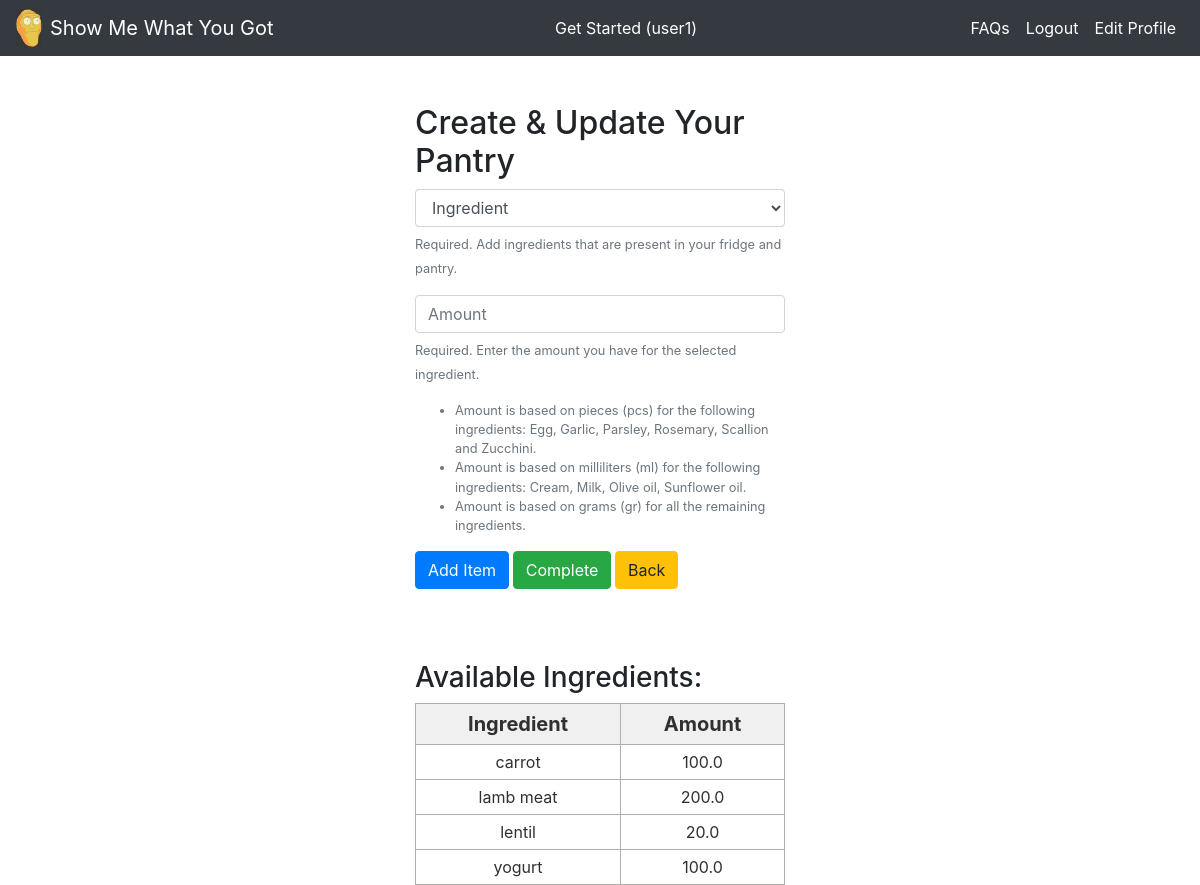
/pantry_create/ (signed in), run on the app's committed database.
### rrs_app/models.py (models this page shows, shortened)
class UserIngredient(models.Model):
    user = models.ForeignKey(User, on_delete=models.CASCADE)
    ingredient = models.ForeignKey(Ingredient, on_delete=models.CASCADE)
    amount = models.FloatField(default=0)
    total_cost = models.FloatField(default=0, blank=True)
    class Meta:
        unique_together = (('user', 'ingredient'))
        ordering = ('user','ingredient')

class Ingredient(models.Model):
    title = models.CharField(max_length=128)
    unit_type = models.CharField(max_length=16)
    unit_cost = models.FloatField(default=0)
    photo = models.ImageField(blank=True, upload_to='ingredient_photos/')
    class Meta:
        ordering = ('title',)
    def __str__(self):
        return self.title

### rrs_app/views.py (the view, shortened to what this page needs)
# urls.py: path('pantry_create/',views.useringredient_form_view,name='pantry_create'),
def useringredient_form_view(request):
    form = forms.UserIngredientForm()
    if not request.user.is_authenticated:
        messages.warning(request, ('Please login to continue.'))
        return redirect('home')
    ingredient_list = UserIngredient.objects.filter(user=request.user)
    return render(request, 'rrs_app/useringredient_form.html', {'form':form, 'ingredient_list':ingredient_list})

### rrs_app/templates/rrs_app/useringredient_form.html (shortened to what this page needs)
{% extends 'rrs_app/base.html' %}
{% block content %}
<br></br>
<div class = "col-md-4 offset-md-4">
  <h2> Create & Update Your Pantry </h2>
  <form method="POST", action="{% url 'pantry_create' %}">
    {{ form.as_p }}
    <input type="submit" class="btn btn-primary" name="add" value="Add Item">
    <input type="submit" class='btn btn-success' name="complete" value="Complete">
    <a class='btn btn-warning' href="{% url 'input_form' %}">Back</a>
  </form>
<br></br> <br></br>
<h3> Available Ingredients: </h3>
  <table class="demTable">
    <thead>
      <tr>
        <th>Ingredient</th>
        <th>Amount</th>
			</tr>
		</thead>
    <tbody>
      {% for ingredient_object in ingredient_list %}
			<tr>
        <td>{{ingredient_object.ingredient}}</td>
        <td>{{ingredient_object.amount|floatformat:1}}</td>
      </tr>
      {% endfor %}
</div>
{% endblock %}

### rrs_app/templates/rrs_app/base.html (shortened to what this page needs)
<!doctype html>
{% load static %}
<html lang="en">
  <head>
    <link rel="stylesheet" href="https://stackpath.bootstrapcdn.com/bootstrap/4.3.1/css/bootstrap.min.css">
    <link rel="stylesheet" href="{% static 'css/base.css' %}">
  </head>
  <body>
    <nav class="navbar navbar-expand-lg navbar-dark bg-dark">
      <a href="{% url 'home' %}">
        <img src="{% static 'images/SMWYG.png' %}" alt="" width="26" class="d-inline-block align-middle mr-2">
      </a>
      <a class="navbar-brand" href="{% url 'home' %}">Show Me What You Got</a>
      <div class="collapse navbar-collapse" id="navbarSupportedContent">
        {% if user.is_authenticated %}
        <ul class="navbar-nav ml-auto text-center">
          <li class="nav-item active">
            <a class="nav-link" href="{% url 'input_form' %}">Get Started ({{user.username}})</a>
          </li>
        </ul>
        {% else %}
        <ul class="navbar-nav ml-auto text-center">
          <li class="nav-item active">
            <a class="nav-link" href="{% url 'input_form' %}">Get Started</a>
          </li>
        </ul>
        {% endif %}
        <ul class="navbar-nav ml-auto">
          {% if user.is_authenticated %}
          <li class="nav-item active">
            <a class="nav-link" href="{% url 'faq' %}">FAQs</a>
          </li>
          <li class="nav-item active">
            <a class="nav-link" href="{% url 'logout' %}">Logout</a>
          </li>
          <li class="nav-item active">
            <a class="nav-link" href="{% url 'edit_profile' %}">Edit Profile</a>
          </li>
          {% endif %}
        </ul>
      </div>
    </nav>
    {% block content %}
    {% endblock %}
  </body>
</html>

### rrs_app/static/css/base.css (style rules this page uses)
.demTable { width:100%; border:1px solid #b3adad; border-collapse:collapse; border-spacing:1px; padding:5px; margin-right: auto; }
.demTable th { border:1px solid #b3adad; text-align:center; font-size: 20px; padding:5px; background: #f0f0f0; color: #313030; }
.demTable td { border:1px solid #b3adad; text-align:center; font-size: 16px; padding:5px; background: #ffffff; color: #313030; }

### data on the page
UserIngredient: ingredient "carrot", amount "100.0"
UserIngredient: ingredient "lamb meat", amount "200.0"
UserIngredient: ingredient "lentil", amount "20.0"
UserIngredient: ingredient "yogurt", amount "100.0"

### other printed values
{{ user.username }} "user1"
